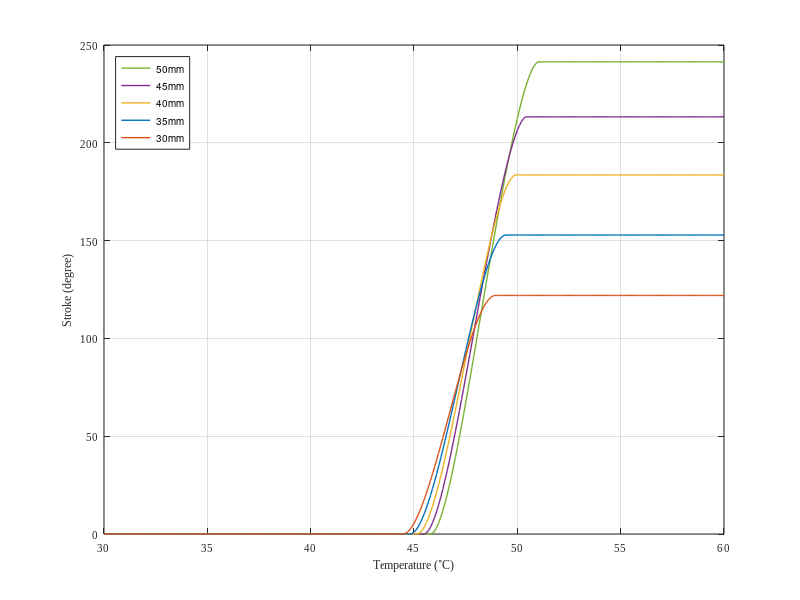

The MATLAB script that drew this image:
close all;

d_s = 1.5e-3;
D_s = d_s + 4.75e-3;
N   = 25;
R   = D_s / d_s;
W_c = (4 * R - 1) / (4 * R - 4) + 0.615 / R;

tau_scr = 60e6;
tau_fcr = 320e6;
G_M     = 14.39e9;
G_A     = 18.75e9;
gamma_L = 0.02;
delta_L = gamma_L * pi * N * D_s^2 / d_s;
C1 = 8 * W_c * D_s / (pi * d_s^3);
C2 = d_s / (pi * N * D_s^2);
K = C2 / C1;%d_s^4 / (8 * N * W_c * D_s^3);

A_s = 40.83;
A_f = 44.55;
C_M = 11.51e6;
C_A = 39.55e6;
a_A = pi / (A_f - A_s);

% calculate force and xi_s during pre-stretch
delta = (0 : 5 : 50) * 1e-3;
xi_S_pre = zeros(1, length(delta));
x_pre = zeros(1, length(delta));
for i = 1 : length(delta)
    if i > 1
        if x_pre(i - 1) < tau_scr / C1
            xi_S_pre(i) = 0;
            x_pre(i) = fsolve( ...
            @(F) C1 * F - C2 * G_M * delta(i) + ...
                C2 * delta_L * G_M * (xi_S_pre(i)), ...
            40);
        elseif x_pre(i - 1) < tau_fcr / C1
            x_pre(i) = fsolve( ...
                @(F) C1 * F - C2 * G_M * delta(i) + ...
                    C2 * delta_L * G_M * (1/2 * cos(pi / (tau_scr - tau_fcr) * (F*C1 - tau_fcr)) + 1/2), ...
                40);
            xi_S_pre(i) = 1/2 * cos(pi / (tau_scr - tau_fcr) * (x_pre(i)*C1 - tau_fcr)) + 1/2;
        else
            x_pre(i) = fsolve( ...
            @(F) C1 * F - C2 * G_M * delta(i) + ...
                C2 * delta_L * G_M * (1), ...
            40);
            xi_S_pre(i) = 1;
        end
    end
end

% calculate force of active spring
T = 30 : 0.1 : 60;
x_heat = zeros(length(delta), length(T));
l      = zeros(length(delta), length(T));
xi     = zeros(length(delta), length(T));
for i = 1 : length(delta)
    x_heat(i, 1) = x_pre(i);
    l(i, 1) = delta(i);
    for j = 2 : length(T)
        if T(j) < A_s + x_heat(i, j - 1) * C1 / C_A
            x_heat(i, j) = x_pre(i);
            l(i, j)      = delta(i);
        elseif T(j) < A_f + x_heat(i, j - 1) * C1 / C_A
            % if x_heat(i, j - 1) * C1 < tau_scr
            %     fucn = @(Fl) [ ...
            %         Fl(1) - K * (G_A + (G_M - G_A) * 1/2 * (cos(a_A * (T(j) - A_s - Fl(1)*C1/C_A)) + 1)) * ( ...
            %             Fl(2) - delta_L * ( ...
            %                 xi_S_pre(i) - xi_S_pre(i)/1 * (1 - 1/2 * (cos(a_A * (T(j) - A_s - Fl(1)*C1/C_A)) + 1)) ...
            %             ) ...
            %         );
            %         Fl(1) - K * G_M * ( ...
            %             2 * delta(i) - Fl(2) - delta_L * ( ...
            %                 xi_S_pre(i) ...
            %             ) ...
            %         )
            %     ];
            % elseif x_heat(i, j - 1) * C1 < tau_fcr
            %     fucn = @(Fl) [ ...
            %         Fl(1) - K * (G_A + (G_M - G_A) * 1/2 * (cos(a_A * (T(j) - A_s - Fl(1)*C1/C_A)) + 1)) * ( ...
            %             Fl(2) - delta_L * ( ...
            %                 xi_S_pre(i) - xi_S_pre(i)/1 * (1 - 1/2 * (cos(a_A * (T(j) - A_s - Fl(1)*C1/C_A)) + 1)) ...
            %             ) ...
            %         );
            %         Fl(1) - K * G_M * ( ...
            %             2 * delta(i) - Fl(2) - delta_L * ( ...
            %                 (1 - xi_S_pre(i))/2 * cos(pi / (tau_scr - tau_fcr) * (Fl(1)*C1 - tau_fcr)) + (1 + xi_S_pre(i))/2 ...
            %             ) ...
            %         )
            %     ];
            % else
            %     fucn = @(Fl) [ ...
            %         Fl(1) - K * (G_A + (G_M - G_A) * 1/2 * (cos(a_A * (T(j) - A_s - Fl(1)*C1/C_A)) + 1)) * ( ...
            %             Fl(2) - delta_L * ( ...
            %                 xi_S_pre(i) - xi_S_pre(i)/1 * (1 - 1/2 * (cos(a_A * (T(j) - A_s - Fl(1)*C1/C_A)) + 1)) ...
            %             ) ...
            %         );
            %         Fl(1) - K * G_M * ( ...
            %             2 * delta(i) - Fl(2) - delta_L * ( ...
            %                 1 ...
            %             ) ...
            %         )
            %     ];
            % end

            if x_heat(i, j - 1) * C1 < tau_scr
                fucn = @(Fl) [ ...
                    Fl(1) - K * (G_A + (G_M - G_A) * 1/2 * (cos(a_A * (T(j) - A_s - Fl(1)*C1/C_A)) + 1)) * ( ...
                        Fl(2) - delta_L * ( ...
                            xi_S_pre(i) - xi_S_pre(i)/1 * (1 - 1/2 * (cos(a_A * (T(j) - A_s - Fl(1)*C1/C_A)) + 1)) ...
                        ) ...
                    );
                    Fl(1) - K * G_M * ( ...
                        2 * delta(i) - Fl(2) - delta_L * ( ...
                            xi_S_pre(i) ...
                        ) ...
                    )
                ];
            elseif x_heat(i, j - 1) * C1 < tau_fcr
                fucn = @(Fl) [ ...
                    Fl(1) - K * (G_A + (G_M - G_A) * 1/2 * (cos(a_A * (T(j) - A_s - Fl(1)*C1/C_A)) + 1)) * ( ...
                        Fl(2) - delta_L * ( ...
                            xi_S_pre(i) - xi_S_pre(i)/1 * (1 - 1/2 * (cos(a_A * (T(j) - A_s - Fl(1)*C1/C_A)) + 1)) ...
                        ) ...
                    );
                    Fl(1) - K * G_M * ( ...
                        2 * delta(i) - Fl(2) - delta_L * ( ...
                            1/2 * cos(pi / (tau_scr - tau_fcr) * (Fl(1)*C1 - tau_fcr)) + 1/2 ...
                        ) ...
                    )
                ];
            else
                fucn = @(Fl) [ ...
                    Fl(1) - K * (G_A + (G_M - G_A) * 1/2 * (cos(a_A * (T(j) - A_s - Fl(1)*C1/C_A)) + 1)) * ( ...
                        Fl(2) - delta_L * ( ...
                            xi_S_pre(i) - xi_S_pre(i)/1 * (1 - 1/2 * (cos(a_A * (T(j) - A_s - Fl(1)*C1/C_A)) + 1)) ...
                        ) ...
                    );
                    Fl(1) - K * G_M * ( ...
                        2 * delta(i) - Fl(2) - delta_L * ( ...
                            1 ...
                        ) ...
                    )
                ];
            end

            S = fsolve(fucn, [x_heat(i, j-1); l(i, j-1)]);
            x_heat(i, j) = S(1);
            l(i, j)      = S(2);
            % xi(i, j) = 1/2 * (cos(a_A * (T(j) - A_s - x_heat(i, j)*C1/C_A)) + 1);
        else
            x_heat(i, j) = x_heat(i, j-1);
            l(i, j)      = l(i, j-1);
        end
    end
end

% figure('Name', 'force vs. dis');
% hold on;
% grid on;
% plot(delta, x_pre);
% plot([0, delta(end)], [tau_scr / C1, tau_scr / C1]);
% plot([0, delta(end)], [tau_fcr / C1, tau_fcr / C1]);
% % plot(delta * C2, x_pre * C1);
% % plot([0, delta(end) * C2], [tau_scr, tau_scr]);
% % plot([0, delta(end) * C2], [tau_fcr, tau_fcr]);
% hold off;

% figure('Name', 'stress vs. strain');
% hold on;
% grid on;
% plot(delta * C2, x_pre * C1 * 1e-6);
% plot([0, delta(end) * C2], [tau_scr * 1e-6, tau_scr * 1e-6]);
% plot([0, delta(end) * C2], [tau_fcr * 1e-6, tau_fcr * 1e-6]);
% hold off;

color_map = [ ...
    217   83   25; ...
      0  114  189; ...
    237  177   32; ...
    126   47  142; ...
    119  177   48
];
figure('Name', 'stroke');
hold on;
grid on;
box on;
for i = length(delta) : -1 : 7
    plot(T, (delta(i) - l(i, :)) * 1e3 / 5.2 / pi * 180, '-', 'LineWidth', 1, 'Color', color_map(i - 6, :) / 255);
end
legend('50mm', '45mm', '40mm', '35mm', '30mm', 'Location', 'northwest');
hold off;
xlabel('Temperature ({}^{\circ}C)', 'Fontsize', 8);
ylabel('Stroke (degree)', 'Fontsize', 8);
% xlim([40 60]);
% ylim([0 250]);
% xticks(0.1 : 0.1 : 0.5);
% yticks([-90 -60 -30 0]);
set(gca, 'FontName', 'Times New Roman','Fontsize', 8);

set(gcf, 'Units', 'Inches', 'Position', [0, 0, 3.5, 1.5], 'PaperUnits', 'Inches', 'PaperSize', [3.5, 1.5]);
saveas(gcf, '..\..\paper\v1.0.0\figures\stroke_vs_temperature.pdf');
filename = '..\..\paper\v1.0.0\figures\stroke_vs_temperature.tiff';
% print(gcf, filename, '-dtiffn', '-r600');


% figure('Name', 'force');
% hold on;
% grid on;
% box on;
% for i = 1 : length(delta)
%     % plot(T, x_heat(i, :), '-', 'LineWidth', 1, 'Color', color_map(i - 6, :) / 255);
%     plot(T, x_heat(i, :), '-', 'LineWidth', 1);
% end
% % legend('30mm', '35mm', '40mm', '45mm', '50mm', 'Location', 'northwest');
% hold off;
% xlabel('Temperature ({}^{\circ}C)', 'Fontsize', 8);
% ylabel('Force (N)', 'Fontsize', 8);

